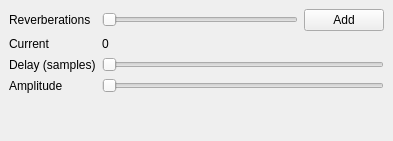
<?xml version="1.0" encoding="UTF-8"?>
<ui version="4.0">
 <class>ReverbWidget</class>
 <widget class="QDockWidget" name="ReverbWidget">
  <property name="geometry">
   <rect>
    <x>0</x>
    <y>0</y>
    <width>393</width>
    <height>141</height>
   </rect>
  </property>
  <property name="windowTitle">
   <string>Reverb</string>
  </property>
  <widget class="QWidget" name="dockWidgetContents">
   <layout class="QGridLayout" name="gridLayout_2">
    <item row="0" column="0">
     <layout class="QFormLayout" name="formLayout">
      <property name="fieldGrowthPolicy">
       <enum>QFormLayout::AllNonFixedFieldsGrow</enum>
      </property>
      <item row="0" column="1">
       <layout class="QHBoxLayout" name="horizontalLayout">
        <item>
         <widget class="QSlider" name="horizontalSlider">
          <property name="maximum">
           <number>0</number>
          </property>
          <property name="orientation">
           <enum>Qt::Horizontal</enum>
          </property>
         </widget>
        </item>
        <item>
         <widget class="QPushButton" name="pushButton">
          <property name="text">
           <string>Add</string>
          </property>
         </widget>
        </item>
       </layout>
      </item>
      <item row="0" column="0">
       <widget class="QLabel" name="label_3">
        <property name="text">
         <string>Reverberations</string>
        </property>
       </widget>
      </item>
      <item row="1" column="0">
       <widget class="QLabel" name="label_4">
        <property name="text">
         <string>Current</string>
        </property>
       </widget>
      </item>
      <item row="1" column="1">
       <widget class="QLabel" name="label_5">
        <property name="text">
         <string>0</string>
        </property>
       </widget>
      </item>
      <item row="2" column="1">
       <widget class="QSlider" name="horizontalSlider_2">
        <property name="orientation">
         <enum>Qt::Horizontal</enum>
        </property>
       </widget>
      </item>
      <item row="2" column="0">
       <widget class="QLabel" name="label">
        <property name="text">
         <string>Delay (samples)</string>
        </property>
       </widget>
      </item>
      <item row="3" column="1">
       <widget class="QSlider" name="horizontalSlider_3">
        <property name="orientation">
         <enum>Qt::Horizontal</enum>
        </property>
       </widget>
      </item>
      <item row="3" column="0">
       <widget class="QLabel" name="label_2">
        <property name="text">
         <string>Amplitude</string>
        </property>
       </widget>
      </item>
     </layout>
    </item>
   </layout>
  </widget>
 </widget>
 <resources/>
 <connections/>
</ui>
